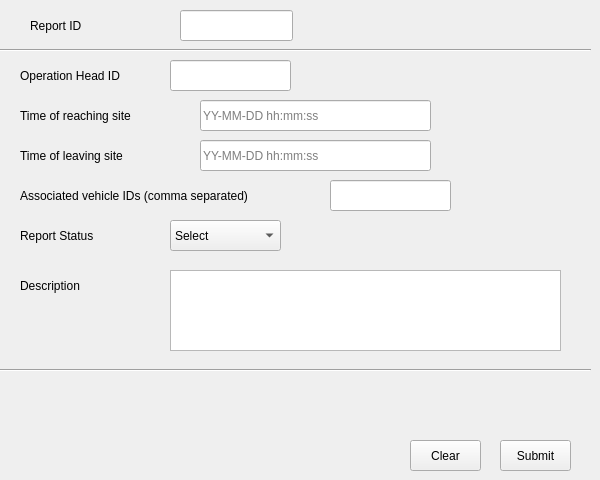
      <widget class="QWidget" name="tab_8">
       <attribute name="title">
        <string>Add Action</string>
       </attribute>
       <widget class="QPushButton" name="pushButton_17">
        <property name="geometry">
         <rect>
          <x>500</x>
          <y>440</y>
          <width>71</width>
          <height>31</height>
         </rect>
        </property>
        <property name="text">
         <string>Submit</string>
        </property>
       </widget>
       <widget class="Line" name="line_8">
        <property name="geometry">
         <rect>
          <x>0</x>
          <y>360</y>
          <width>591</width>
          <height>20</height>
         </rect>
        </property>
        <property name="orientation">
         <enum>Qt::Horizontal</enum>
        </property>
       </widget>
       <widget class="QLineEdit" name="lineEdit_17">
        <property name="geometry">
         <rect>
          <x>180</x>
          <y>10</y>
          <width>113</width>
          <height>31</height>
         </rect>
        </property>
        <property name="placeholderText">
         <string/>
        </property>
       </widget>
       <widget class="QLabel" name="label_37">
        <property name="geometry">
         <rect>
          <x>30</x>
          <y>10</y>
          <width>111</width>
          <height>31</height>
         </rect>
        </property>
        <property name="text">
         <string>Report ID</string>
        </property>
       </widget>
       <widget class="Line" name="line_9">
        <property name="geometry">
         <rect>
          <x>0</x>
          <y>40</y>
          <width>591</width>
          <height>20</height>
         </rect>
        </property>
        <property name="orientation">
         <enum>Qt::Horizontal</enum>
        </property>
       </widget>
       <widget class="QLabel" name="label_38">
        <property name="geometry">
         <rect>
          <x>20</x>
          <y>60</y>
          <width>131</width>
          <height>31</height>
         </rect>
        </property>
        <property name="text">
         <string>Operation Head ID</string>
        </property>
       </widget>
       <widget class="QLabel" name="label_39">
        <property name="geometry">
         <rect>
          <x>20</x>
          <y>100</y>
          <width>151</width>
          <height>31</height>
         </rect>
        </property>
        <property name="text">
         <string>Time of reaching site</string>
        </property>
       </widget>
       <widget class="QLineEdit" name="lineEdit_46">
        <property name="geometry">
         <rect>
          <x>170</x>
          <y>60</y>
          <width>121</width>
          <height>31</height>
         </rect>
        </property>
        <property name="placeholderText">
         <string/>
        </property>
       </widget>
       <widget class="QLabel" name="label_68">
        <property name="geometry">
         <rect>
          <x>20</x>
          <y>140</y>
          <width>181</width>
          <height>31</height>
         </rect>
        </property>
        <property name="text">
         <string>Time of leaving site</string>
        </property>
       </widget>
       <widget class="QLabel" name="label_40">
        <property name="geometry">
         <rect>
          <x>20</x>
          <y>220</y>
          <width>151</width>
          <height>31</height>
         </rect>
        </property>
        <property name="text">
         <string>Report Status</string>
        </property>
       </widget>
       <widget class="QComboBox" name="comboBox_7">
        <property name="geometry">
         <rect>
          <x>170</x>
          <y>220</y>
          <width>111</width>
          <height>31</height>
         </rect>
        </property>
        <item>
         <property name="text">
          <string>Select</string>
         </property>
        </item>
        <item>
         <property name="text">
          <string>Active</string>
         </property>
        </item>
        <item>
         <property name="text">
          <string>Pending</string>
         </property>
        </item>
        <item>
         <property name="text">
          <string>Completed</string>
         </property>
        </item>
       </widget>
       <widget class="QLabel" name="label_41">
        <property name="geometry">
         <rect>
          <x>20</x>
          <y>180</y>
          <width>301</width>
          <height>31</height>
         </rect>
        </property>
        <property name="text">
         <string>Associated vehicle IDs (comma separated)</string>
        </property>
       </widget>
       <widget class="QLineEdit" name="lineEdit_47">
        <property name="geometry">
         <rect>
          <x>330</x>
          <y>180</y>
          <width>121</width>
          <height>31</height>
         </rect>
        </property>
        <property name="placeholderText">
         <string/>
        </property>
       </widget>
       <widget class="QLabel" name="label_74">
        <property name="geometry">
         <rect>
          <x>20</x>
          <y>270</y>
          <width>151</width>
          <height>31</height>
         </rect>
        </property>
        <property name="text">
         <string>Description</string>
        </property>
       </widget>
       <widget class="QLineEdit" name="lineEdit_57">
        <property name="geometry">
         <rect>
          <x>200</x>
          <y>100</y>
          <width>231</width>
          <height>31</height>
         </rect>
        </property>
        <property name="text">
         <string/>
        </property>
        <property name="placeholderText">
         <string>YY-MM-DD hh:mm:ss</string>
        </property>
       </widget>
       <widget class="QLineEdit" name="lineEdit_58">
        <property name="geometry">
         <rect>
          <x>200</x>
          <y>140</y>
          <width>231</width>
          <height>31</height>
         </rect>
        </property>
        <property name="text">
         <string/>
        </property>
        <property name="placeholderText">
         <string>YY-MM-DD hh:mm:ss</string>
        </property>
       </widget>
       <widget class="QTextEdit" name="textEdit_3">
        <property name="geometry">
         <rect>
          <x>170</x>
          <y>270</y>
          <width>391</width>
          <height>81</height>
         </rect>
        </property>
       </widget>
       <widget class="QPushButton" name="pushButton_22">
        <property name="geometry">
         <rect>
          <x>410</x>
          <y>440</y>
          <width>71</width>
          <height>31</height>
         </rect>
        </property>
        <property name="text">
         <string>Clear</string>
        </property>
       </widget>
      </widget>
